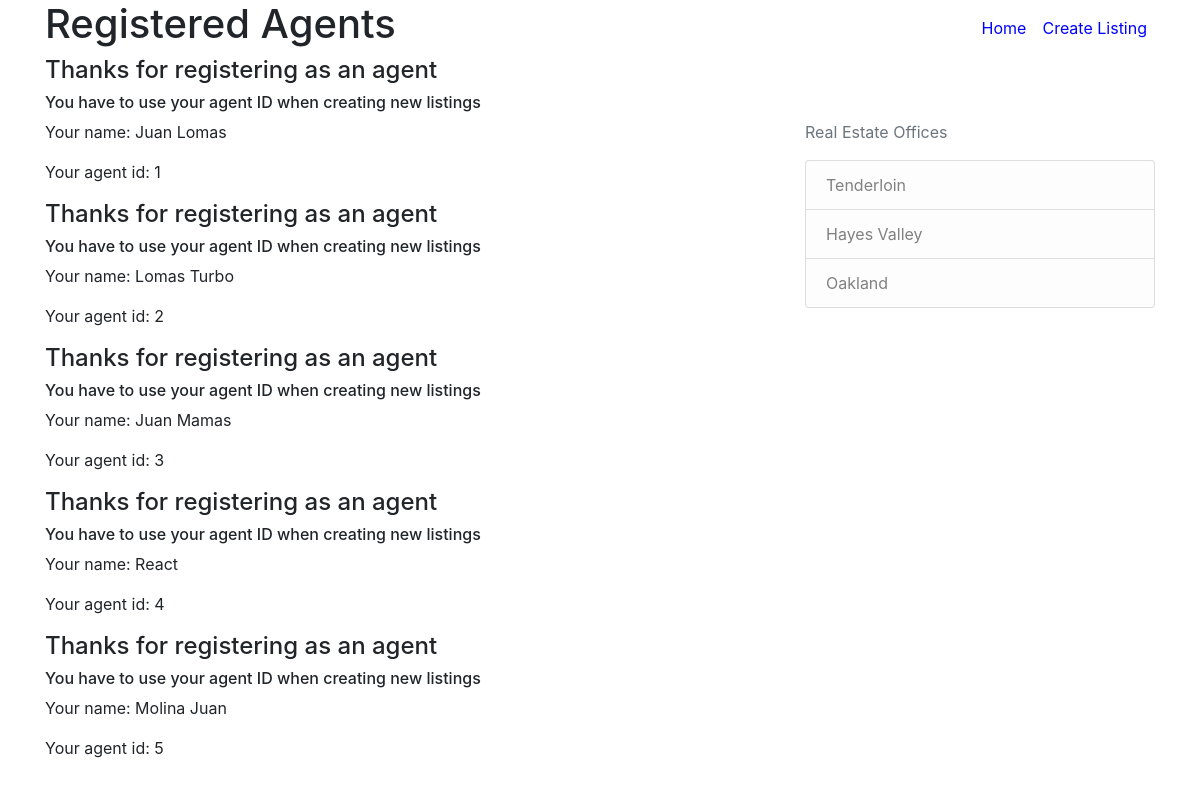
Page /registered_agents on the earlier database version.
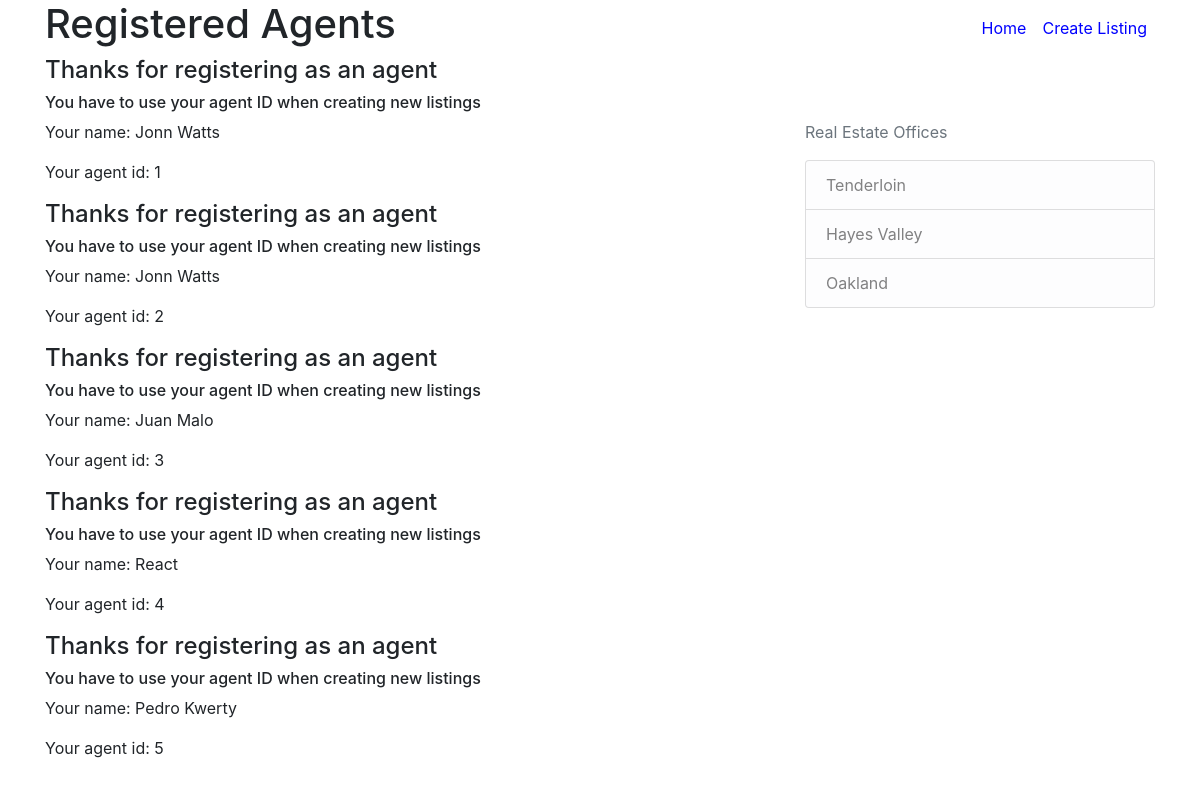
Same page on the later database version.
### real_estate/models.py (models this page shows, shortened)
class Agent(db.Model):
    id = db.Column(db.Integer, primary_key=True)
    name = db.Column(db.String(100), nullable=False)
    listings = db.relationship('Listing', backref='agent', lazy=True)

### real_estate/routes.py (the view)
@app.route("/registered_agents")
def registered_agents():
    agents = Agent.query.all()
    return render_template('registered_agents.html', title='Registered Agents', agents=agents)

### real_estate/templates/registered_agents.html
{% extends "layout.html" %}
{% block navigation%}
<a class="nav-item nav-link" href="{{ url_for('home') }}" style="color:blue">Home</a>
<a class="nav-item nav-link" href="{{ url_for('new_listing') }}" style="color:blue">Create Listing</a>
{% endblock navigation %}
{% block content %}
    <h1>Registered Agents</h1>
    {% for agent in agents %}
    <h4>Thanks for registering as an agent</h4>
    <h6>You have to use your agent ID when creating new listings</h6>
    <p>Your name: {{ agent.name }}</p>
    <p>Your agent id: {{ agent.id }}</p>
    {% endfor %}
{% endblock content %}

### real_estate/templates/layout.html (shortened to what this page needs)
<!DOCTYPE html>
<html>
    <head>
        <link rel="stylesheet" href="https://maxcdn.bootstrapcdn.com/bootstrap/4.0.0/css/bootstrap.min.css">
    </head>
    <body>
        <header class="site-header">
            <nav class="navbar navbar-expand-md navbar-dark bg-steel fixed-top">
              <div class="container">
                <div class="collapse navbar-collapse" id="navbarToggle">
                  <div class="navbar-nav">
                        {% block navigation %}{% endblock %}
                  </div>
                </div>
              </div>
            </nav>
          </header>
          <main role="main" class="container">
            <div class="row">
              <div class="col-md-8">
                {% block content %}{% endblock %}
              </div>
              <div class="col-md-4">
                <div class="content-section">
                    <br>
                    <br>
                    <br>
                    <br>
                    <br>
                  <p class='text-muted'>Real Estate Offices
                    <ul class="list-group">
                      <li class="list-group-item list-group-item-light">Tenderloin</li>
                      <li class="list-group-item list-group-item-light">Hayes Valley</li>
                      <li class="list-group-item list-group-item-light">Oakland</li>
                    </ul>
                  </p>
                </div>
              </div>
            </div>
          </main>
    </body>
</html>

Differences in the rows shown:
changed Agent id 1: name "Juan Lomas" → "Jonn Watts"
changed Agent id 2: name "Lomas Turbo" → "Jonn Watts"
changed Agent id 3: name "Juan Mamas" → "Juan Malo"
changed Agent id 5: name "Molina Juan" → "Pedro Kwerty"
